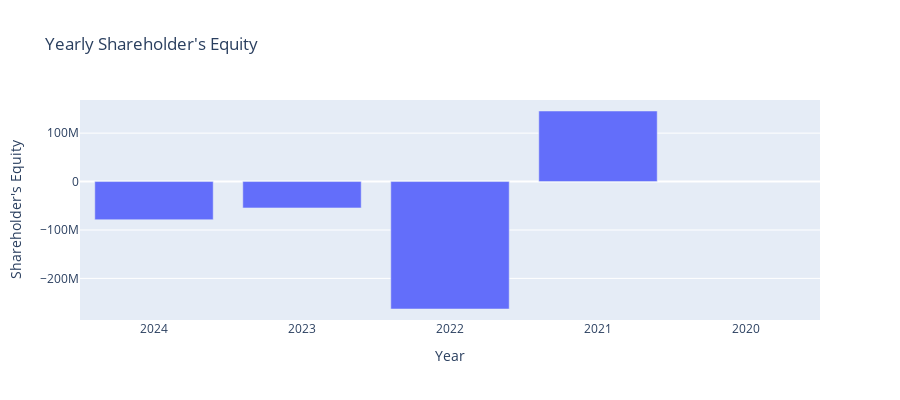

Notebook cell for this chart:
### Code cell
wix_se_bar = px.bar(wix_balance, x=wix_balance.index, y=wix_balance.StockholdersEquity, title="Yearly Shareholder's Equity", height=400)
wix_se_bar.update_layout(xaxis_title='Year', yaxis_title="Shareholder's Equity")
wix_se_bar.show()

### Figure 1 — Plotly figure (JSON) as saved in the notebook; plotly's stock layout.template omitted (floating-point values rounded to 4 significant figures)
{"data": [{"hovertemplate": "index=%{x}<br>y=%{y}<extra></extra>", "legendgroup": "", "marker": {"color": "#636efa", "pattern": {"shape": ""}}, "name": "", "orientation": "v", "showlegend": false, "textposition": "auto", "type": "bar", "x": ["2024", "2023", "2022", "2021", "2020"], "xaxis": "x", "y": [-78790000.0, -54480000.0, -263200000.0, 145700000.0, NaN], "yaxis": "y"}], "layout": {"barmode": "relative", "height": 400, "legend": {"tracegroupgap": 0}, "title": {"text": "Yearly Shareholder's Equity"}, "xaxis": {"anchor": "y", "domain": [0, 1], "title": {"text": "Year"}}, "yaxis": {"anchor": "x", "domain": [0, 1], "title": {"text": "Shareholder's Equity"}}}}
